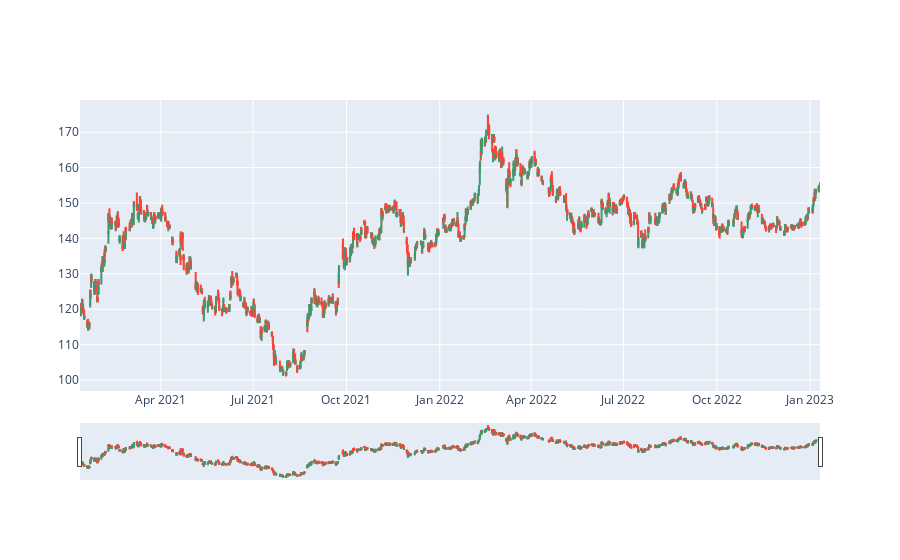

Notebook code cell kept with this figure:
### Code cell
fig = go.Figure(data=[go.Candlestick(
                        x=df1h['Datetime'],
                        open=df1h['Open'],
                        high=df1h['High'],
                        low=df1h['Low'],
                        close=df1h['Close']
)])

fig.show()

### Figure 1 — Plotly figure (JSON) as saved in the notebook; plotly's stock layout.template omitted (floating-point values rounded to 4 significant figures; data arrays with more than 128 entries replaced by an {"elided": "..."} marker saying what was removed)
{"data": [{"close": {"elided": "2893 float values"}, "high": {"elided": "2893 float values"}, "low": {"elided": "2893 float values"}, "open": {"elided": "2893 float values"}, "type": "candlestick", "x": {"elided": "2893 str values"}}], "layout": {}}
